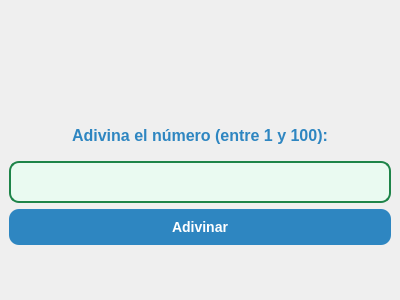
<?xml version="1.0" encoding="UTF-8"?>
<ui version="4.0">
 <class>MainWindow</class>
 <widget class="QMainWindow" name="MainWindow">
  <property name="geometry">
   <rect>
    <x>0</x>
    <y>0</y>
    <width>400</width>
    <height>300</height>
   </rect>
  </property>
  <property name="windowTitle">
   <string>Adivina el número</string>
  </property>
  <widget class="QWidget" name="centralwidget">
   <layout class="QVBoxLayout" name="verticalLayout">
    <item>
     <layout class="QHBoxLayout" name="topLayout">
      <item>
       <widget class="QLabel" name="label_esquina_izquierda">
        <property name="text">
         <string/>
        </property>
        <property name="pixmap">
         <pixmap resource="../../Archivo/recursos.qrc">:/Logos/logouat2.jpg</pixmap>
        </property>
        <property name="scaledContents">
         <bool>true</bool>
        </property>
        <!-- Tamaño fijo para la imagen izquierda -->
        <property name="minimumSize">
         <size>
          <width>100</width>
          <height>100</height>
         </size>
        </property>
        <property name="maximumSize">
         <size>
          <width>100</width>
          <height>100</height>
         </size>
        </property>
       </widget>
      </item>
      <item>
       <widget class="QLabel" name="label_esquina_derecha">
        <property name="text">
         <string/>
        </property>
        <property name="pixmap">
         <pixmap resource="../../Archivo/recursos.qrc">:/Logos/logouat.jpg</pixmap>
        </property>
        <property name="scaledContents">
         <bool>true</bool>
        </property>
        <!-- Tamaño fijo para la imagen derecha -->
        <property name="minimumSize">
         <size>
          <width>100</width>
          <height>100</height>
         </size>
        </property>
        <property name="maximumSize">
         <size>
          <width>100</width>
          <height>100</height>
         </size>
        </property>
       </widget>
      </item>
     </layout>
    </item>
    <item>
     <widget class="QLabel" name="label">
      <property name="enabled">
       <bool>true</bool>
      </property>
      <property name="styleSheet">
       <string notr="true">font-size: 16px; font-weight: bold; color: #2E86C1;</string>
      </property>
      <property name="text">
       <string>Adivina el número (entre 1 y 100):</string>
      </property>
      <property name="alignment">
       <set>Qt::AlignCenter</set>
      </property>
     </widget>
    </item>
    <item>
     <widget class="QLineEdit" name="input_numero">
      <property name="styleSheet">
       <string notr="true">background-color: #EAFAF1; color: #1E8449; padding: 10px; border: 2px solid #1E8449; border-radius: 10px; font-size: 14px;</string>
      </property>
      <property name="alignment">
       <set>Qt::AlignCenter</set>
      </property>
     </widget>
    </item>
    <item>
     <widget class="QPushButton" name="boton_adivinar">
      <property name="styleSheet">
       <string notr="true">background-color: #2E86C1; color: white; padding: 10px; border-radius: 10px; font-size: 14px; font-weight: bold;</string>
      </property>
      <property name="text">
       <string>Adivinar</string>
      </property>
     </widget>
    </item>
    <item>
     <widget class="QLabel" name="label_resultado">
      <property name="styleSheet">
       <string notr="true">font-size: 14px; color: #1E8449; font-weight: bold;</string>
      </property>
      <property name="text">
       <string/>
      </property>
      <property name="alignment">
       <set>Qt::AlignCenter</set>
      </property>
     </widget>
    </item>
   </layout>
  </widget>
 </widget>
 <resources>
  <include location="../../Archivo/recursos.qrc"/>
 </resources>
 <connections/>
</ui>
